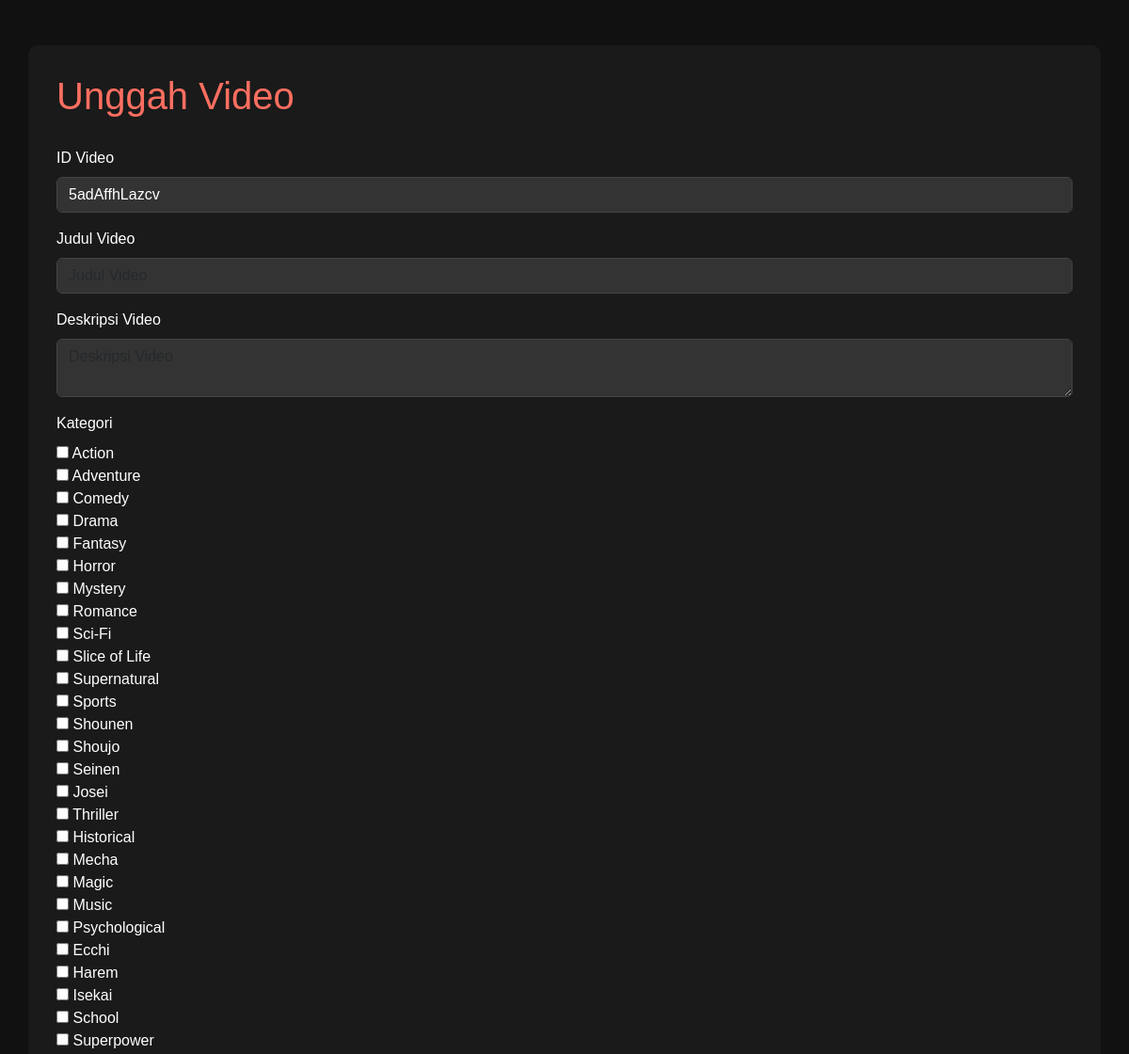
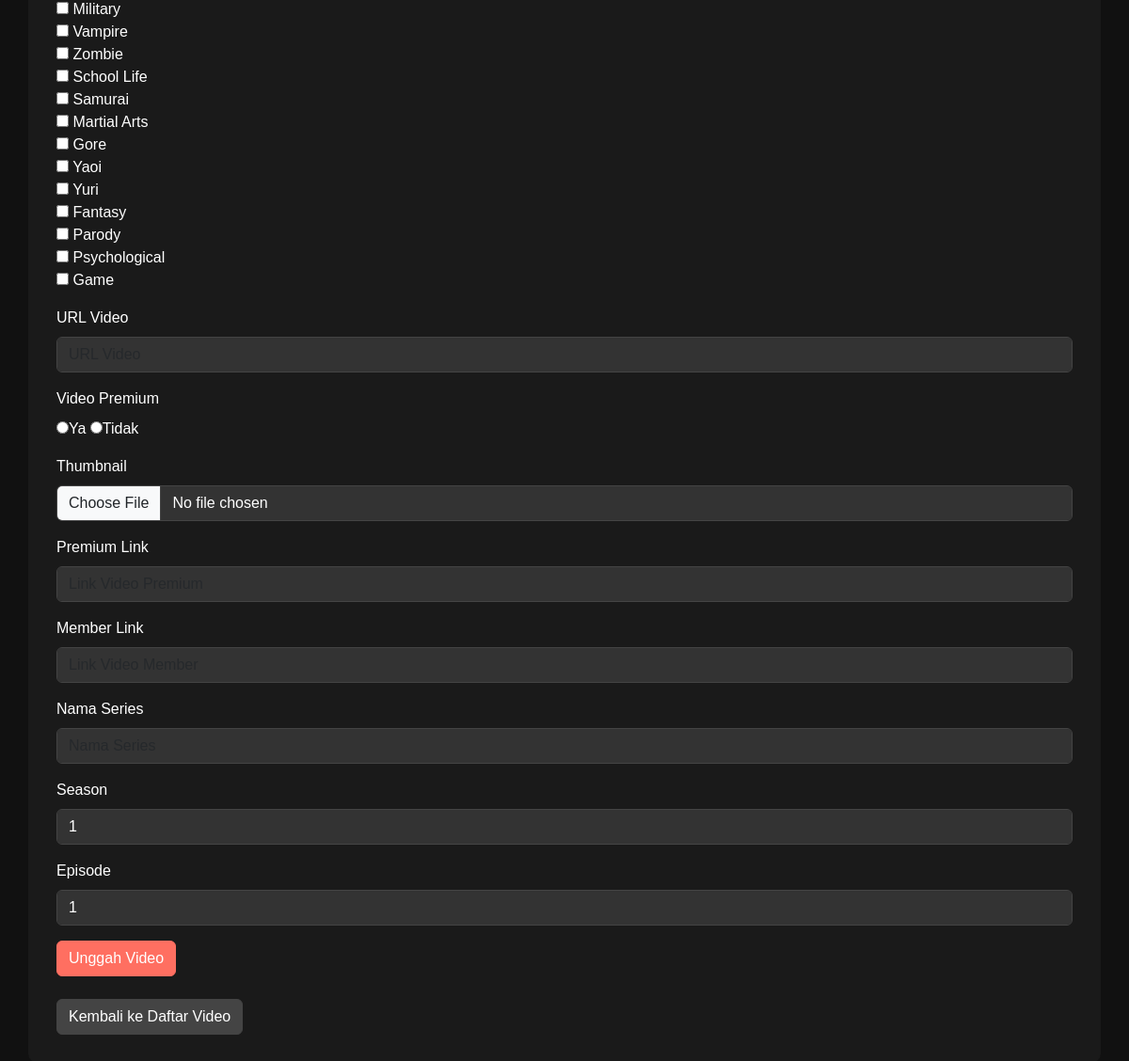
Page /admin/actions/upload.php (signed in) on the committed database (2 pictures, top to bottom).
### tables this page shows
CREATE TABLE `categories` (
  `id` int(11) NOT NULL,
  `name` varchar(255) NOT NULL,
  `description` text DEFAULT NULL,
  `created_at` timestamp NOT NULL DEFAULT current_timestamp()
);

### admin/actions/upload.php (the view, shortened to what this page needs)
<?php
include '../../components/db.php';
$is_admin = ($_SESSION['username'] == 'admin');
function generateRandomId($length = 12) {
    $characters = '0123456789abcdefghijklmnopqrstuvwxyzABCDEFGHIJKLMNOPQRSTUVWXYZ';
    $charactersLength = strlen($characters);
    $randomString = '';
    for ($i = 0; $i < $length; $i++) {
        $randomString .= $characters[rand(0, $charactersLength - 1)];
    }
    return $randomString;
}
$query = "SELECT * FROM categories";
$result = mysqli_query($conn, $query);
?>
<!DOCTYPE html>
<html lang="en">
<head>
    <link href="https://cdn.jsdelivr.net/npm/bootstrap@5.3.0-alpha1/dist/css/bootstrap.min.css" rel="stylesheet">
</head>
<body>
<div class="container mt-5">
    <h1>Unggah Video</h1>
    <?php if ($is_admin): ?>
        <form action="upload.php" method="POST" enctype="multipart/form-data" class="mt-4">
            <div class="mb-3">
                <label for="id" class="form-label">ID Video</label>
                <input type="text" name="id" id="id" value="<?= generateRandomId() ?>" class="form-control" placeholder="ID Video" required>
            </div>
            <div class="mb-3">
                <label for="title" class="form-label">Judul Video</label>
                <input type="text" name="title" id="title" class="form-control" placeholder="Judul Video" required>
            </div>
            <div class="mb-3">
                <label for="description" class="form-label">Deskripsi Video</label>
                <textarea name="description" id="description" class="form-control" placeholder="Deskripsi Video" required></textarea>
            </div>
            <div class="mb-3">
                <label class="form-label">Kategori</label><br>
                <?php while ($category = mysqli_fetch_assoc($result)): ?>
                    <input type="checkbox" name="categories[]" value="<?= $category['id'] ?>"> <?= htmlspecialchars($category['name']) ?><br>
                <?php endwhile; ?>
            </div>
            <div class="mb-3">
                <label for="video_url" class="form-label">URL Video</label>
                <input type="text" name="video_url" id="video_url" class="form-control" placeholder="URL Video" required>
            </div>
            <div class="mb-3">
                <label for="is_premium" class="form-label">Video Premium</label><br>
                <input type="radio" name="is_premium" id="is_premium" value="1">Ya
                <input type="radio" name="is_premium" id="is_premium" value="0">Tidak
            </div>
            <div class="mb-3">
                <label for="thumbnail" class="form-label">Thumbnail</label>
                <input type="file" name="thumbnail" id="thumbnail" class="form-control" accept="image/*" required>
            </div>
            <div class="mb-3">
                <label for="premium_link" class="form-label">Premium Link</label>
                <input type="text" name="premium_link" id="premium_link" class="form-control" placeholder="Link Video Premium" required>
            </div>
            <div class="mb-3">
                <label for="member_link" class="form-label">Member Link</label>
                <input type="text" name="member_link" id="member_link" class="form-control" placeholder="Link Video Member" required>
            </div>
            <div class="mb-3">
                <label for="series_title" class="form-label">Nama Series</label>
                <input type="text" name="series_title" id="series_title" class="form-control" placeholder="Nama Series" required>
            </div>
            <div class="mb-3">
                <label for="season" class="form-label">Season</label>
                <input type="number" name="season" id="season" class="form-control" value="1" min="1" required>
            </div>
            <div class="mb-3">
                <label for="episode" class="form-label">Episode</label>
                <input type="number" name="episode" id="episode" class="form-control" value="1" min="1" required>
            </div>
            <button type="submit" class="btn btn-primary">Unggah Video</button>
        </form>
    <?php else: ?>
        <div class="alert alert-warning mt-4">Hanya admin yang dapat mengunggah video.</div>
    <?php endif; ?>
    <a href="../../index.php" class="btn btn-secondary mt-4">Kembali ke Daftar Video</a>
</div>
</body>
</html>

### admin/actions/upload.php (style rules this page uses)
body { font-family: 'Poppins', sans-serif; background-color: #111; color: #fff; }
.container { background-color: #1a1a1a; padding: 30px; border-radius: 10px; }
h1 { color: #ff6f61; margin-bottom: 30px; }
.form-label { color: #fff; }
.form-control { background-color: #333; color: #fff; border: 1px solid #444; }
.btn-primary { background-color: #ff6f61; border-color: #ff6f61; }
.btn-secondary { background-color: #444; border-color: #444; }

### rows in the picture
categories: name "Action"
categories: name "Adventure"
categories: name "Comedy"
categories: name "Drama"
categories: name "Fantasy"
categories: name "Horror"
categories: name "Mystery"
categories: name "Romance"
categories: name "Sci-Fi"
categories: name "Slice of Life"
categories: name "Supernatural"
categories: name "Sports"
categories: name "Shounen"
categories: name "Shoujo"
categories: name "Seinen"
categories: name "Josei"
categories: name "Thriller"
categories: name "Historical"
categories: name "Mecha"
categories: name "Magic"
categories: name "Music"
categories: name "Psychological"
categories: name "Ecchi"
categories: name "Harem"
categories: name "Isekai"
categories: name "School"
categories: name "Superpower"
categories: name "Military"
categories: name "Vampire"
categories: name "Zombie"
categories: name "School Life"
categories: name "Samurai"
categories: name "Martial Arts"
categories: name "Gore"
categories: name "Yaoi"
categories: name "Yuri"
categories: name "Fantasy"
categories: name "Parody"
categories: name "Psychological"
categories: name "Game"
